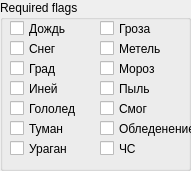
   <widget class="QGroupBox" name="requiredFlagsGroupBox">
    <property name="geometry">
     <rect>
      <x>10</x>
      <y>260</y>
      <width>191</width>
      <height>171</height>
     </rect>
    </property>
    <property name="title">
     <string>Required flags</string>
    </property>
    <widget class="QCheckBox" name="rainCheckbox">
     <property name="geometry">
      <rect>
       <x>10</x>
       <y>20</y>
       <width>70</width>
       <height>17</height>
      </rect>
     </property>
     <property name="text">
      <string>Дождь</string>
     </property>
    </widget>
    <widget class="QCheckBox" name="snowCheckbox">
     <property name="geometry">
      <rect>
       <x>10</x>
       <y>40</y>
       <width>70</width>
       <height>17</height>
      </rect>
     </property>
     <property name="text">
      <string>Снег</string>
     </property>
    </widget>
    <widget class="QCheckBox" name="hailCheckbox">
     <property name="geometry">
      <rect>
       <x>10</x>
       <y>60</y>
       <width>70</width>
       <height>17</height>
      </rect>
     </property>
     <property name="text">
      <string>Град</string>
     </property>
    </widget>
    <widget class="QCheckBox" name="frostCheckbox">
     <property name="geometry">
      <rect>
       <x>10</x>
       <y>80</y>
       <width>70</width>
       <height>17</height>
      </rect>
     </property>
     <property name="text">
      <string>Иней</string>
     </property>
    </widget>
    <widget class="QCheckBox" name="icyroadsCheckbox">
     <property name="geometry">
      <rect>
       <x>10</x>
       <y>100</y>
       <width>70</width>
       <height>17</height>
      </rect>
     </property>
     <property name="text">
      <string>Гололед</string>
     </property>
    </widget>
    <widget class="QCheckBox" name="fogCheckbox">
     <property name="geometry">
      <rect>
       <x>10</x>
       <y>120</y>
       <width>70</width>
       <height>17</height>
      </rect>
     </property>
     <property name="text">
      <string>Туман</string>
     </property>
    </widget>
    <widget class="QCheckBox" name="stormCheckbox">
     <property name="geometry">
      <rect>
       <x>10</x>
       <y>140</y>
       <width>70</width>
       <height>17</height>
      </rect>
     </property>
     <property name="text">
      <string>Ураган</string>
     </property>
    </widget>
    <widget class="QCheckBox" name="lightningCheckbox">
     <property name="geometry">
      <rect>
       <x>100</x>
       <y>20</y>
       <width>70</width>
       <height>17</height>
      </rect>
     </property>
     <property name="text">
      <string>Гроза</string>
     </property>
    </widget>
    <widget class="QCheckBox" name="snowstormCheckbox">
     <property name="geometry">
      <rect>
       <x>100</x>
       <y>40</y>
       <width>70</width>
       <height>17</height>
      </rect>
     </property>
     <property name="text">
      <string>Метель</string>
     </property>
    </widget>
    <widget class="QCheckBox" name="freezingCheckbox">
     <property name="geometry">
      <rect>
       <x>100</x>
       <y>60</y>
       <width>70</width>
       <height>17</height>
      </rect>
     </property>
     <property name="text">
      <string>Мороз</string>
     </property>
    </widget>
    <widget class="QCheckBox" name="dustCheckbox">
     <property name="geometry">
      <rect>
       <x>100</x>
       <y>80</y>
       <width>70</width>
       <height>17</height>
      </rect>
     </property>
     <property name="text">
      <string>Пыль</string>
     </property>
    </widget>
    <widget class="QCheckBox" name="smogCheckbox">
     <property name="geometry">
      <rect>
       <x>100</x>
       <y>100</y>
       <width>70</width>
       <height>17</height>
      </rect>
     </property>
     <property name="text">
      <string>Смог</string>
     </property>
    </widget>
    <widget class="QCheckBox" name="icingCheckbox">
     <property name="geometry">
      <rect>
       <x>100</x>
       <y>120</y>
       <width>101</width>
       <height>17</height>
      </rect>
     </property>
     <property name="text">
      <string>Обледенение</string>
     </property>
    </widget>
    <widget class="QCheckBox" name="emergencyCheckbox">
     <property name="geometry">
      <rect>
       <x>100</x>
       <y>140</y>
       <width>70</width>
       <height>17</height>
      </rect>
     </property>
     <property name="text">
      <string>ЧС</string>
     </property>
    </widget>
   </widget>
